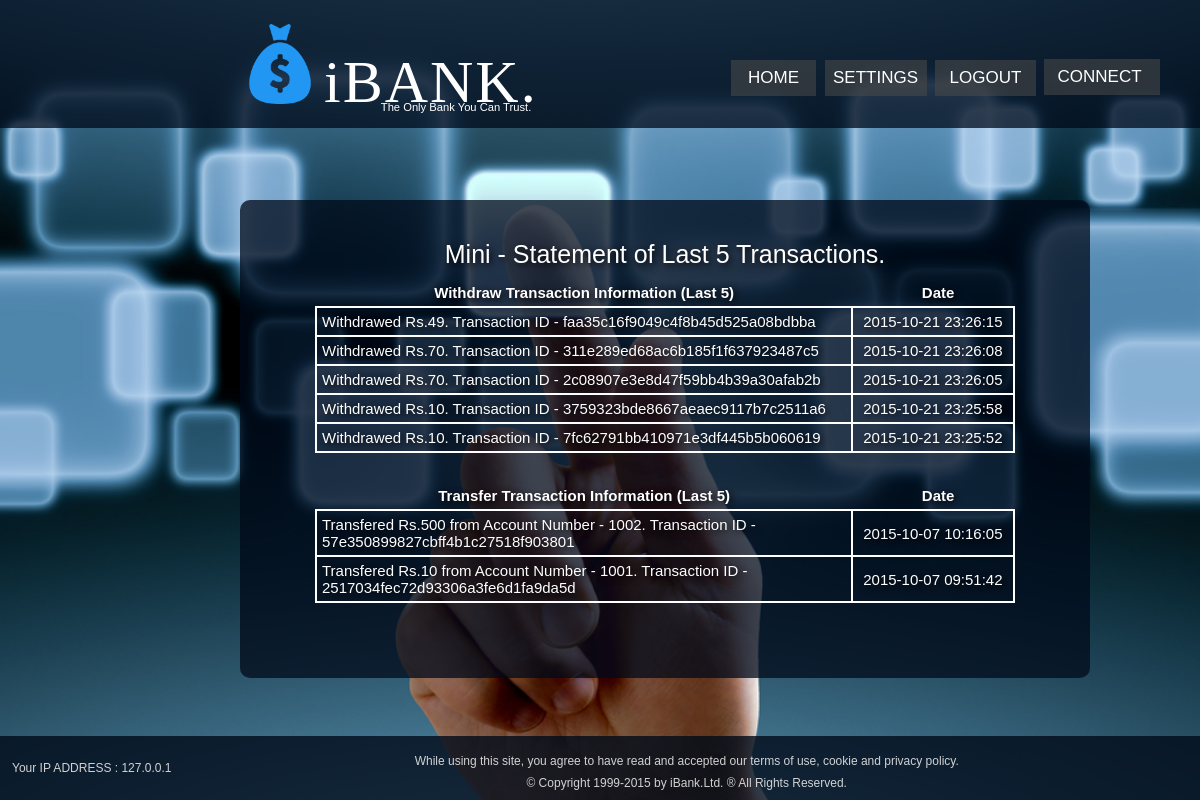
Page /account/ministatement.php (signed in) on the committed database.
### tables this page shows
CREATE TABLE IF NOT EXISTS `transaction_withdraw` (
  `acc_no` int(10) NOT NULL,
  `wid` text NOT NULL,
  `dow` datetime NOT NULL DEFAULT CURRENT_TIMESTAMP
);

CREATE TABLE IF NOT EXISTS `transaction_transfer` (
  `acc_no` int(10) NOT NULL,
  `tid` text NOT NULL,
  `dot` datetime NOT NULL DEFAULT CURRENT_TIMESTAMP
);

### php_script/connect.inc.php (called while the page is built, shortened)
<?php
	$mysql_db = 'ibank';
	$mysql_transaction_transfer = 'transaction_transfer';
	$mysql_transaction_withdraw = 'transaction_withdraw';
?>

### account/table_display.php (the view, shortened to what this page needs)
<table border="50px">
	<tr>
			<th class="info_table"> Withdraw Transaction Information (Last 5)</th>
			<th class="date_table"> Date </th>
	</tr>
	<?php
		for($i=0;$i<count($display_withdraw);$i++)
		{
			echo "<tr>";
					echo "<td class='info_table'>".$display_withdraw[$i]['wid']."</td>";
					echo "<td class='date_table'>".$display_withdraw[$i]['dow']."</td>";
			echo "</tr>";
		}
	?>
</table>
<br>
<table border="50px">
	<tr>
			<th class="info_table"> Transfer Transaction Information (Last 5)</th>
			<th class="date_table"> Date </th>
	</tr>
		<?php
		for($i=0;$i<count($display_transfer);$i++)
		{
			echo "<tr>";
					echo "<td class='info_table'>".$display_transfer[$i]['tid']."</td>";
					echo "<td class='date_table'>".$display_transfer[$i]['dot']."</td>";
			echo "</tr>";
		}
	?>
</table>

### account/ministatement.php (shortened to what this page needs)
<?php
	require '../php_script/connect.inc.php';
	if(!$_SESSION['acc_id'])
	{
		header("location: login.php");
	}
	else
	{
		$acc_number = $_SESSION['acc_id'];
		$query_withdraw = "SELECT * FROM $mysql_db.$mysql_transaction_withdraw WHERE `acc_no`='$acc_number' ORDER BY `dow` DESC LIMIT 5";
		$result1 = mysql_query($query_withdraw);
		$query_transfer = "SELECT * FROM $mysql_db.$mysql_transaction_transfer WHERE `acc_no`='$acc_number' ORDER BY `dot` DESC LIMIT 5";
		$result2 = mysql_query($query_transfer);
		if(!$result1&&!$result2)
			echo "<center> <p style='padding: 5px;background-color:red;'> Something went wrong.Please try again. </p>	</center>";
		else
		{
			$display_withdraw = array();
			$index1 = 0;
			while($row1 = mysql_fetch_assoc($result1))
			{
				$display_withdraw[$index1] = $row1;
				$index1++;
			}
			$display_transfer = array();
			$index2 = 0;
			while($row2 = mysql_fetch_assoc($result2))
			{
				$display_transfer[$index2] = $row2;
				$index2++;
			}
		}
	}
?>
<!DOCTYPE HTML>
<HTML>
	<HEAD>
		<link type="text/css" rel="stylesheet" href="../style.css" />
		<link type="text/css" rel="stylesheet" href="../style_about.css" />
	</HEAD>
	<BODY>
		<div class="header">
			<div class="headerlogo">
				<img src="../images/header-logo.png" alt="LOGO" style="height: 80px; width: 80px;" ></img>
			</div>
			<div class="headername">
				iBANK.
			</div>
			<div class="headerDesc">
				The Only Bank You Can Trust.
			</div>
			<a href="../acc_info.php" alt="Home Page">
				<div class="hometab">
					HOME
				</div>
			</a>
			<a href="../account/settings.php" alt="login">
				<div class="logintab" style="width: 6em;">
					&nbsp;SETTINGS&nbsp;
				</div>
			</a>
			<a href="../logout.php" alt="Register">
					<div class="registertab" style="left: 55em;">
						LOGOUT
					</div>
			</a>
			<div class="about_tab" style="left: 61.4em;">
				<ul id="menu-nav">
					<li> &nbsp;CONNECT
					</li>
				</ul>
			</div>
		</div>
		<div class="about_comp_desc" style="margin-bottom: 5em;position: absolute; border-radius: 10px;left: 20%; top: 8em;height: auto; width: 20em; padding-top: 40px;font-size: 25px;">
			<center>Mini - Statement of Last 5 Transactions.</center>
				<div class="mini_statement">
					<?php require'table_display.php' ?>
				</div>
		</div>
		<div class="footer" style="bottom: 0; position: fixed;">
			<div class="footer_elements">
				<ul>
					<li style="margin-left: 10px;float: left; margin-top: 19px;"><?php
							$user_ip = $_SERVER['REMOTE_ADDR'];
							echo 'Your IP ADDRESS : '.$user_ip;
						?>
					</li>
					<li> While using this site, you agree to have read and accepted our terms of use, cookie and privacy policy.
						<br/>
						&copy; Copyright 1999-2015 by iBank.Ltd. &reg; All Rights Reserved.
					</li>
			</div>
		</div>
	</BODY>
</HTML>

### style.css (style rules this page uses)
* { font-family: Tahoma, Georgia, 'sans serif', arial; padding: 0; margin: 0; border: 0; text-decoration: none; }
a { text-decoration: none; }
body { background-image: url("./images/bg.jpg"); background-repeat: no-repeat; background-size: 100%; background-position: -20% 52%; background-attachment: fixed; }
.header { position: absolute; height: 8em; width: 100%; background-color: rgba(0, 10, 26, 0.75); }
.footer { bottom: 0em; position: absolute; height: 4em; width: 100%; background-color: rgba(0, 10, 26, 0.8); z-index: 2; white-space: nowrap; }
.footer_elements { margin-left: auto; margin-right: auto; text-align: center; }
.footer_elements li { margin-top: 12px; display: inline-block; list-style: none; padding: 2px; color: rgba(230,230,230,0.9); font-family: Tahoma, arial; font-size: 12px; line-height: 22px; }
.headerlogo { position: absolute; top: 1.5em; left: 15em; }
.headername { -webkit-filter: brightness(105%); font-family: MonaShark; font-size: 60px; position: absolute; color: white; letter-spacing: 2px; top: 0.8em; left: 5.4em; }
.headerDesc { color: white; position: absolute; font-size: 0.7em; display: inline; z-index: 1; top: 9em; left: 34em; }
.hometab { font-size: 17px; position: absolute; top: 3.5em; left: 43em; height: 1.7em; width: 5em; padding-top: 8px; background-color: rgba(71,71,71,0.6); color: white; border-radius: 0px; z-index: 1; font-weight: lighter; text-align: center; }
.logintab { font-size: 17px; position: absolute; top: 3.5em; left: 48.5em; height: 1.7em; width: 5em; padding-top: 8px; background-color: rgba(71,71,71,0.6); color: white; border-radius: 0px; z-index: 1; font-weight: lighter; text-align: center; }
.registertab { font-size: 17px; position: absolute; top: 3.5em; left: 54em; height: 1.7em; width: 5em; padding-top: 8px; padding-left: 8px; padding-right: 8px; background-color: rgba(71,71,71,0.6); color: white; border-radius: 0px; z-index: 1; font-weight: lighter; text-align: center; }
.about_tab { font-size: 17px; position: absolute; top: 3.49em; left: 60.4em; height: 2.2em; width: 5em; color: white; border-radius: 0px; z-index: 10; font-weight: lighter; text-align: center; }
.about_tab ul { list-style: none; padding: 0px; margin: 0px; }
.about_tab ul li { display: block; position: relative; float: left; background-color: rgba(71,71,71,0.6); padding: 8px; padding-left: 9px; padding-right: 18px; }

### style_about.css (style rules this page uses)
.about_comp_desc { padding-top: 3em; background-color: rgba(0, 10, 26, 0.75); position: absolute; top: 170px; left: 200px; height: 37em; width: 50em; color: white; padding-left: 7em; padding-right: 7em; text-shadow:2px 2px 7px #000000; }
.mini_statement { height: auto; width: 28em; margin-top: 10px; margin-left: -100px; color: white; text-shadow:2px 2px 7px #000000; z-index: 100; margin-bottom: 3em; }
table { border-collapse: collapse; font-size: 15px; }
table td { border: 2px solid white; }
.info_table { width: 35em; padding: 5px; }
.date_table { width: 10em; padding-left: 10px; }

### rows in the picture
transaction_withdraw: wid "Withdrawed Rs.49. Transaction ID - faa35c16f9049c4f8b45d525a08bdbba", dow "2015-10-21 23:26:15"
transaction_withdraw: wid "Withdrawed Rs.70. Transaction ID - 311e289ed68ac6b185f1f637923487c5", dow "2015-10-21 23:26:08"
transaction_withdraw: wid "Withdrawed Rs.70. Transaction ID - 2c08907e3e8d47f59bb4b39a30afab2b", dow "2015-10-21 23:26:05"
transaction_withdraw: wid "Withdrawed Rs.10. Transaction ID - 3759323bde8667aeaec9117b7c2511a6", dow "2015-10-21 23:25:58"
transaction_withdraw: wid "Withdrawed Rs.10. Transaction ID - 7fc62791bb410971e3df445b5b060619", dow "2015-10-21 23:25:52"
transaction_transfer: tid "Transfered Rs.500 from Account Number - 1002. Transaction ID - 57e350899827cbff4b1c27518f903801", dot "2015-10-07 10:16:05"
transaction_transfer: tid "Transfered Rs.10 from Account Number - 1001. Transaction ID - 2517034fec72d93306a3fe6d1fa9da5d", dot "2015-10-07 09:51:42"

### other values in the picture
$user_ip "127.0.0.1"
